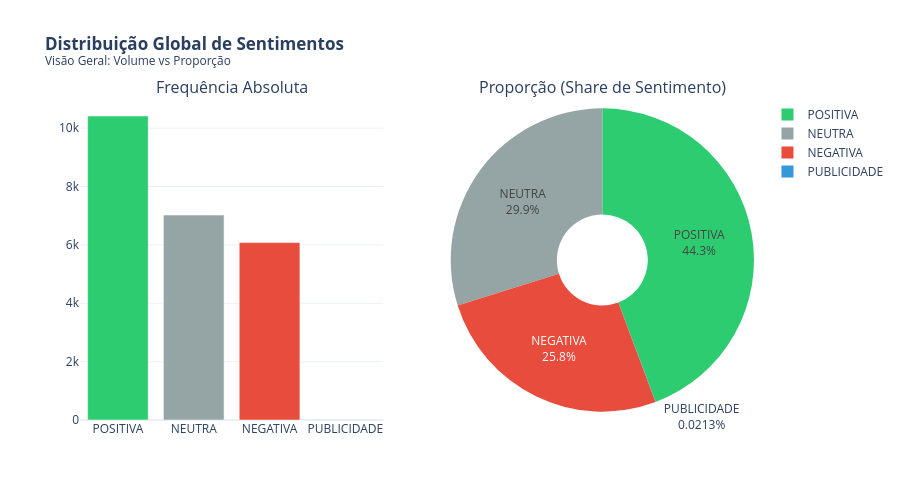
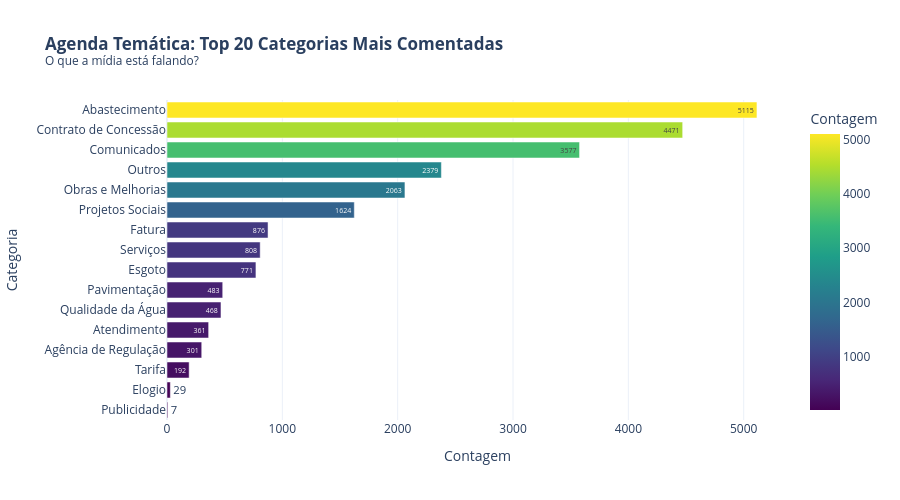

The notebook cell saved with these charts, in order:
### Markdown cell above
## 1. O Panorama Geral e a Agenda da Mídia

Antes de aprofundarmos no impacto, precisamos entender o cenário macro: como o sentimento está distribuído e quais são os assuntos que pautam a imprensa.

### Code cell
# ======================================================================
# SEÇÃO 1: DISTRIBUIÇÃO DE SENTIMENTOS E AGENDA TEMÁTICA
# ======================================================================

# 1.1 Paleta Global de Cores (Padrão Sentiment Analysis)
COLORS_SENTIMENT = {
    'POSITIVA': '#2ecc71',    # Verde - Sentimento favorável
    'NEUTRA': '#95a5a6',      # Cinza - Sentimento neutro/informativo
    'NEGATIVA': '#e74c3c',    # Vermelho - Sentimento desfavorável
    'PUBLICIDADE': '#3498db'  # Azul - Conteúdo pago (quando aplicável)
}

# 1.2 Função: Distribuição Global de Sentimentos
def plot_classificacao_dinamica(class_counts: pd.Series) -> None:
    """
    Gera visualização dual da distribuição de sentimentos:
    - Gráfico de barras (frequência absoluta)
    - Gráfico de pizza (proporção relativa)
    
    Parâmetros:
        class_counts (pd.Series): Contagem de classificações (POSITIVA/NEUTRA/NEGATIVA)
    """
    # Mapeamento de cores com fallback para categorias não previstas
    color_list = [
        COLORS_SENTIMENT.get(str(label).upper(), '#bdc3c7') 
        for label in class_counts.index
    ]
    
    # Estrutura de subplots: barras + pizza
    fig = make_subplots(
        rows=1, cols=2, 
        specs=[[{"type": "xy"}, {"type": "domain"}]],
        subplot_titles=("Frequência Absoluta", "Proporção (Share de Sentimento)")
    )
    
    # Subplot 1: Barras (volumes)
    fig.add_trace(
        go.Bar(
            x=class_counts.index, 
            y=class_counts.values, 
            marker_color=color_list, 
            showlegend=False
        ), 
        row=1, col=1
    )
    
    # Subplot 2: Pizza (proporções)
    fig.add_trace(
        go.Pie(
            labels=class_counts.index, 
            values=class_counts.values, 
            marker=dict(colors=color_list), 
            hole=0.3,  # Donut chart
            textinfo='percent+label'
        ), 
        row=1, col=2
    )
    
    fig.update_layout(
        title_text="<b>Distribuição Global de Sentimentos</b><br><sup>Visão Geral: Volume vs Proporção</sup>",
        template="plotly_white", 
        height=500
    )
    
    fig.show()


# 1.3 Função: Top Categorias Temáticas
def plot_top_categorias(df_input: pd.DataFrame, n: int = 20) -> None:
    """
    Exibe as N categorias temáticas mais comentadas na mídia.
    Orientação horizontal para facilitar leitura de rótulos longos.
    
    Parâmetros:
        df_input (pd.DataFrame): DataFrame com coluna 'Categoria'
        n (int): Quantidade de categorias a exibir (default=10)
    """
    # Agregação e preparação
    top_cat = df_input['Categoria'].value_counts().head(n).reset_index()
    top_cat.columns = ['Categoria', 'Contagem']
    top_cat = top_cat.sort_values(by='Contagem', ascending=True)  # Menor→Maior (visual melhor)
    
    # Gráfico de barras horizontal
    fig = px.bar(
        top_cat, 
        y='Categoria', 
        x='Contagem', 
        orientation='h', 
        text='Contagem',
        title=f'<b>Agenda Temática: Top {n} Categorias Mais Comentadas</b><br><sup>O que a mídia está falando?</sup>',
        color='Contagem', 
        color_continuous_scale='Viridis'
    )
    
    fig.update_layout(
        template="plotly_white", 
        height=500, 
        margin=dict(l=150)  # Margem esquerda para rótulos longos
    )
    
    fig.show()


# ======================================================================
# EXECUÇÃO: Gerar Visualizações
# ======================================================================

# Gráfico 1: Distribuição de sentimentos
plot_classificacao_dinamica(df['Classificação'].value_counts())

# Gráfico 2: Agenda temática
plot_top_categorias(df)

### Figure 1 — Plotly figure (JSON) as saved in the notebook; plotly's stock layout.template omitted (floating-point values rounded to 4 significant figures)
{"data": [{"marker": {"color": ["#2ecc71", "#95a5a6", "#e74c3c", "#3498db"]}, "showlegend": false, "type": "bar", "x": ["POSITIVA", "NEUTRA", "NEGATIVA", "PUBLICIDADE"], "xaxis": "x", "y": [10417, 7024, 6079, 5], "yaxis": "y"}, {"domain": {"x": [0.55, 1], "y": [0, 1]}, "hole": 0.3, "labels": ["POSITIVA", "NEUTRA", "NEGATIVA", "PUBLICIDADE"], "marker": {"colors": ["#2ecc71", "#95a5a6", "#e74c3c", "#3498db"]}, "textinfo": "percent+label", "type": "pie", "values": [10417, 7024, 6079, 5]}], "layout": {"annotations": [{"font": {"size": 16}, "showarrow": false, "text": "Frequência Absoluta", "x": 0.225, "xanchor": "center", "xref": "paper", "y": 1, "yanchor": "bottom", "yref": "paper"}, {"font": {"size": 16}, "showarrow": false, "text": "Proporção (Share de Sentimento)", "x": 0.775, "xanchor": "center", "xref": "paper", "y": 1, "yanchor": "bottom", "yref": "paper"}], "height": 500, "title": {"text": "<b>Distribuição Global de Sentimentos</b><br><sup>Visão Geral: Volume vs Proporção</sup>"}, "xaxis": {"anchor": "y", "domain": [0, 0.45]}, "yaxis": {"anchor": "x", "domain": [0, 1]}}}

### Figure 2 — Plotly figure (JSON) as saved in the notebook; plotly's stock layout.template omitted (floating-point values rounded to 4 significant figures)
{"data": [{"hovertemplate": "Contagem=%{marker.color}<br>Categoria=%{y}<extra></extra>", "legendgroup": "", "marker": {"color": [7, 29, 192, 301, 361, 468, 483, 771, 808, 876, 1624, 2063, 2379, 3577, 4471, 5115], "coloraxis": "coloraxis", "pattern": {"shape": ""}}, "name": "", "orientation": "h", "showlegend": false, "text": [7.0, 29.0, 192.0, 301.0, 361.0, 468.0, 483.0, 771.0, 808.0, 876.0, 1624.0, 2063.0, 2379.0, 3577.0, 4471.0, 5115.0], "textposition": "auto", "type": "bar", "x": [7, 29, 192, 301, 361, 468, 483, 771, 808, 876, 1624, 2063, 2379, 3577, 4471, 5115], "xaxis": "x", "y": ["Publicidade", "Elogio", "Tarifa", "Agência de Regulação", "Atendimento", "Qualidade da Água", "Pavimentação", "Esgoto", "Serviços", "Fatura", "Projetos Sociais", "Obras e Melhorias", "Outros", "Comunicados", "Contrato de Concessão", "Abastecimento"], "yaxis": "y"}], "layout": {"barmode": "relative", "coloraxis": {"colorbar": {"title": {"text": "Contagem"}}, "colorscale": [[0, "#440154"], [0.1111, "#482878"], [0.2222, "#3e4989"], [0.3333, "#31688e"], [0.4444, "#26828e"], [0.5556, "#1f9e89"], [0.6667, "#35b779"], [0.7778, "#6ece58"], [0.8889, "#b5de2b"], [1, "#fde725"]]}, "height": 500, "legend": {"tracegroupgap": 0}, "margin": {"l": 150}, "title": {"text": "<b>Agenda Temática: Top 20 Categorias Mais Comentadas</b><br><sup>O que a mídia está falando?</sup>"}, "xaxis": {"anchor": "y", "domain": [0, 1], "title": {"text": "Contagem"}}, "yaxis": {"anchor": "x", "domain": [0, 1], "title": {"text": "Categoria"}}}}
